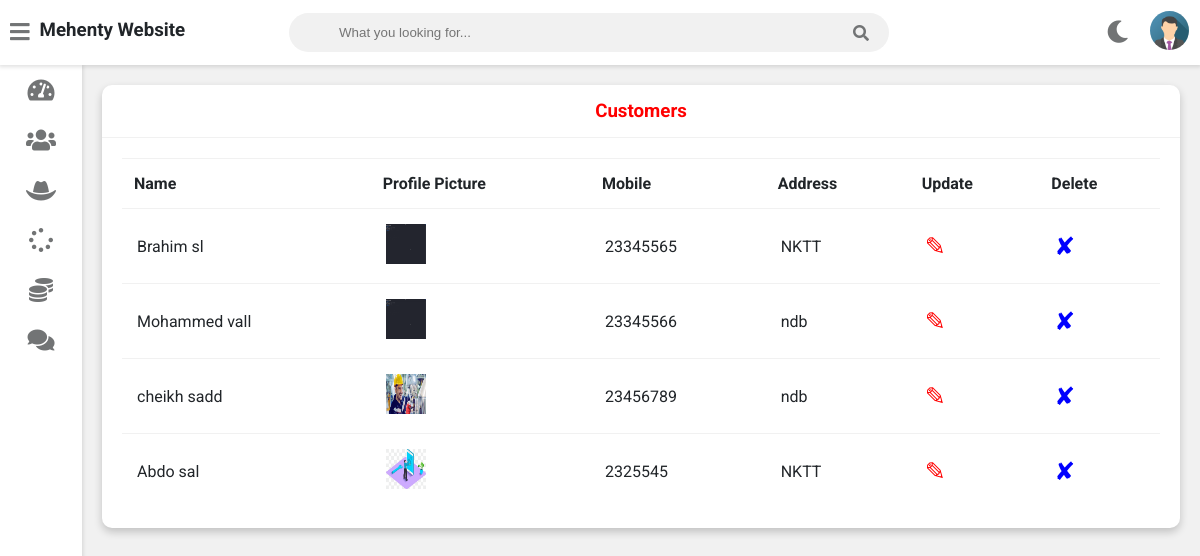
Page /admin-view-customer (signed in) on the earlier database version.
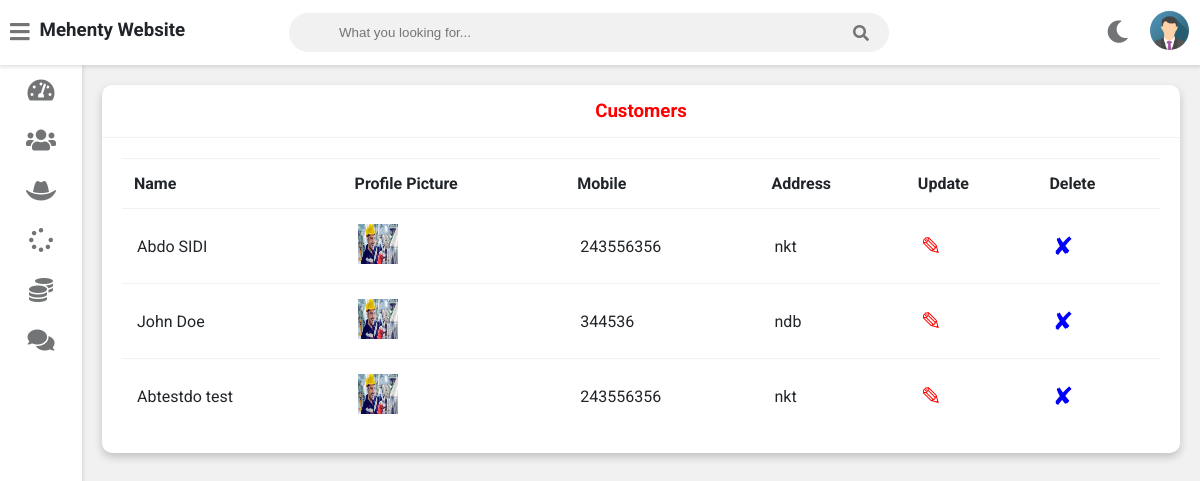
Same page on the later database version.
### service/models.py (models this page shows, shortened)
class Customer(models.Model):
    user=models.OneToOneField(User,on_delete=models.CASCADE)
    profile_pic= models.ImageField(upload_to='profile_pic/CustomerProfilePic/',null=True,blank=True)
    address = models.CharField(max_length=40)
    mobile = models.CharField(max_length=20,null=False)
    @property
    def get_name(self):
        return self.user.first_name+" "+self.user.last_name

### service/views.py (the view)
# urls.py: path('admin-view-customer',views.admin_view_customer_view,name='admin-view-customer'),
@login_required(login_url='adminlogin')
def admin_view_customer_view(request):
    customers=models.Customer.objects.all()
    return render(request,'service/admin_view_customer.html',{'customers':customers})

### templates/service/admin_view_customer.html
{% extends 'service/adminbase.html' %}
{% block content %}
{% load static %}
<div class="wrapper">
    <div class="row">
        <div class="col-12 col-m-12 col-sm-12">
            <div class="card">
                <div class="card-header">
                    <h3 style="color:red; text-align:center">Customers</h3>
                </div>
                <div class="card-content">
                    <table>
                        <thead>
                            <tr>
                                <th>Name</th>
                                <th>Profile Picture</th>
                                <th>Mobile</th>
                                <th>Address</th>
                                <th>Update</th>
                                <th>Delete</th>
                            </tr>
                        </thead>
                        <tbody>
                            {% for c in customers %}
                            <tr>
                                <td>{{ c.get_name }}</td>
                                <td>
                                    {% if c.profile_pic %}
                                    <img src="{{ c.profile_pic.url }}" alt="Profile Pic" height="40px" width="40px" />
                                    {% else %}
                                    No Profile Pic
                                    {% endif %}
                                </td>
                                <td>{{ c.mobile }}</td>
                                <td>{{ c.address }}</td>
                                <td><a style="color:red; text-decoration:none;font-size:25px;" href="{% url 'update-customer' c.id %}">&#9998;</a></td>
                                <td><a style="color:blue; text-decoration:none;font-size:25px;" href="{% url 'delete-customer' c.id %}">&#10008;</a></td>
                            </tr>
                            {% endfor %}
                        </tbody>
                    </table>
                </div>
            </div>
        </div>
    </div>
<br><br><br><br><br><br><br><br><br><br><br><br><br><br><br><br>
</div>
{% endblock content %}

### templates/service/adminbase.html (shortened to what this page needs)
<!DOCTYPE html>
{% load static %}
<html>
<head>
	<link rel="stylesheet" type="text/css" href="https://cdnjs.cloudflare.com/ajax/libs/Chart.js/2.9.3/Chart.min.css">
	<link rel="stylesheet" type="text/css" href="{% static "fontawesome-free/css/all.min.css" %}">
	<link rel="stylesheet" type="text/css" href="{% static "style.css" %}">
</head>
<body class="overlay-scrollbar">
	<div class="navbar">
		<ul class="navbar-nav">
			<li class="nav-item">
				<a class="nav-link">
					<i class="fas fa-bars" onclick="collapseSidebar()"></i>
				</a>
			</li>
			<li class="nav-item">
				<h3>Mehenty Website</h3>
			</li>
		</ul>
		<form class="navbar-search">
			<input type="text" name="Search" class="navbar-search-input" placeholder="What you looking for...">
			<i class="fas fa-search"></i>
		</form>
		<ul class="navbar-nav nav-right">
			<li class="nav-item mode">
				<a class="nav-link" href="#" onclick="switchTheme()">
					<i class="fas fa-moon dark-icon"></i>
				</a>
			</li>
			<li class="nav-item avt-wrapper">
				<div class="avt dropdown">
					<img src="{% static "images/admin.png" %} " alt="User image" class="dropdown-toggle" data-toggle="user-menu">
				</div>
			</li>
		</ul>
	</div>
	<div class="sidebar">
		<ul class="sidebar-nav">
			<li class="sidebar-nav-item">
				<a href="/admin-dashboard" class="sidebar-nav-link">
					<div>
						<i class="fas fa-tachometer-alt"></i>
					</div>
				</a>
			</li>
			<li class="sidebar-nav-item">
				<a href="/admin-customer" class="sidebar-nav-link">
					<div>
						<i class="fas fa-users"></i>
					</div>
				</a>
			</li>
			<li  class="sidebar-nav-item">
				<a href="/admin-Technician" class="sidebar-nav-link">
					<div>
					<i class="fas fa-hat-cowboy"></i>
					</div>
				</a>
			</li>
			<li  class="sidebar-nav-item">
				<a href="/admin-request" class="sidebar-nav-link">
					<div>
						<i class="fas fa-spinner"></i>
					</div>
				</a>
			</li>
			<li  class="sidebar-nav-item">
				<a href="/admin-report" class="sidebar-nav-link">
					<div>
						<i class="fas fa-coins"></i>
					</div>
				</a>
			</li>
			<li  class="sidebar-nav-item">
				<a href="/admin-feedback" class="sidebar-nav-link">
					<div>
					<i class="fas fa-comments"></i>
					</div>
				</a>
			</li>
		</ul>
	</div>
<div>
	<div class="content">
		{% block content %}
		{% endblock content %}
	</div>
</div>
</body>
</html>

### static/style.css (style rules this page uses)
:root { --primary-color: #4834d4; --success-color: #6ab04c; --warning-color: #f0932b; --danger-color: #eb4d4b; --light-color: #212529; --light-second-color: #727475; --light-background: #ffffff; --light-second-background: #f1f1f1; --dark-color: #909090; --dark-second-color: #f5f6fa; --dark-background: #23242D; --dark-second-background: #181818; }
.light { --main-bg-color: var(--light-background); --second-bg-color: var(--light-second-background); --main-color: var(--light-color); --second-color: var(--light-second-color); }
* { box-sizing: border-box; }
body { font-family: 'Roboto', sans-serif; background: var(--main-bg-color); color: var(--main-color); margin: 0; }
.navbar { display: flex; flex-direction: row; background: var(--main-bg-color); color: var(--main-color); position: fixed; top: 0; right: 0; left: 0; z-index: 101; box-shadow: rgba(0,0,0,0.12) 0px 1px 4px 1px; }
.navbar-nav { list-style: none; display: flex; flex-direction: row; padding-left: 0; margin-bottom: 0; margin-top: 0; }
.nav-link { float: left; text-align: center; padding: 21px 10px; text-decoration: none; font-size: 17px; color: var(--second-color); position: relative; }
.navbar-nav i { font-size: 1.4rem; }
.nav-right { margin-left: auto; }
.navbar-search { position: relative; margin: auto; width: 50%; }
.navbar-search input { background: var(--second-bg-color); border: none; padding: 12px 50px 12px 50px; width: 100%; outline: none; color: var(--main-color); border-radius: 20px; }
.navbar-search i { position: absolute; top: 50%; right: 20px; transform: translateY(-50%); color: var(--second-color); cursor: pointer; }
.avt img { width: 39px; height: 39px; border-radius: 50%; }
.avt { padding: 11px }
.dropdown { position: relative; }
.wrapper { padding: 10px; margin-left: 82px; padding-top: 75px; background: var(--second-bg-color); transition: margin-left .5s; }
.sidebar { width: 82px; height: 100vh; position: fixed; margin-top: 65px; background: var(--main-bg-color); box-shadow: rgba(0,0,0,0.12) 0px 1px 4px 1px; overflow: hidden; z-index: 100; transition: width .5s; }
.sidebar-nav { list-style: none; padding: 0; margin: 0; display: flex; flex-direction: column; align-items: center; height: 100vh; }
.sidebar-nav-item { width: 100%; }
.sidebar-nav-link { display: flex; align-items: center; color: var(--main-color); text-decoration: none; }
.sidebar-nav-link i { font-size: 1.5rem; color: var(--second-color); position: absolute; left: 50%; top: 50%; transform: translate(-50%, -50%); }
.sidebar-nav-link div { min-width: 82px; height: 50px; position: relative; }
.row { display: flex; flex-wrap: wrap; flex-direction: row; }
.row:after, .row:before { box-sizing: border-box; }
[class*="col-"] { padding: 10px; }
@media only screen and (min-width: 600px) { .col-sm-12 { width: 100%; } }
@media only screen and (min-width: 768px) { .col-m-12 { width: 100%; } }
@media only screen and (min-width: 992px) { .col-12 { width: 100%; } }
.card { background: var(--main-bg-color); color: var(--main-color); border-radius: 10px; margin-bottom: 10px; box-shadow: 0 4px 8px 0 rgba(0,0,0,0.2); }
.card-header { padding: 15px 30px; border-bottom: 1px solid var(--second-bg-color); position: relative; }
.card-header h3 { margin: 0; }
.card-content { padding: 20px; overflow-x: auto; }
table { border-collapse: collapse; width: 100%; }
table td { border-top: 1px solid var(--second-bg-color); padding: 15px; }
table th { border-top: 1px solid var(--second-bg-color); border-bottom: 1px solid var(--second-bg-color); padding: 15px 12px; text-align: left; }

Differences in the rows shown:
removed Customer: get_name "cheikh sadd", profile_pic (picture), mobile "23456789", address "ndb"
removed Customer: get_name "Abdo sal", profile_pic (picture), mobile "2325545", address "NKTT"
changed Customer: get_name "Brahim sl" → "Abdo SIDI"; profile_pic: a different picture; mobile "23345565" → "243556356"; address "NKTT" → "nkt"
changed Customer "ndb": get_name "Mohammed vall" → "John Doe"; profile_pic: a different picture; mobile "23345566" → "344536"
added Customer: get_name "Abtestdo test", profile_pic (picture), mobile "243556356", address "nkt"
